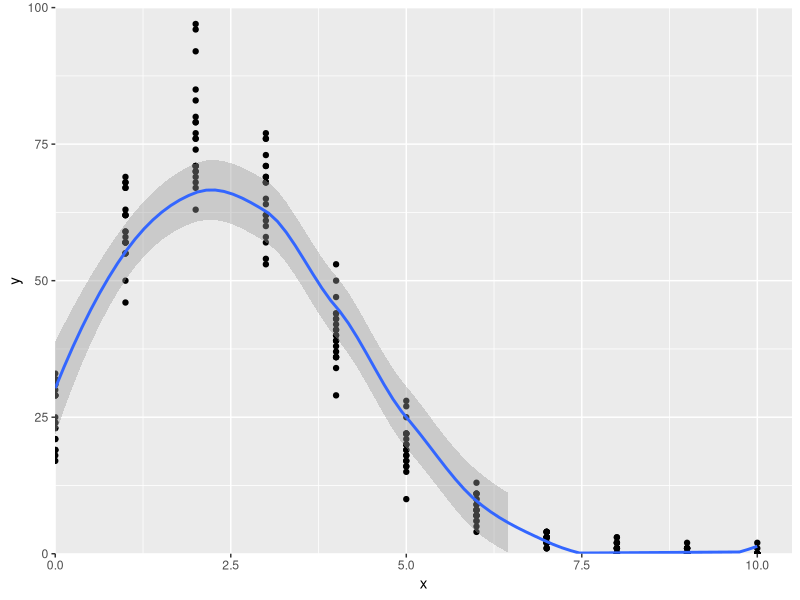

Here is the R script that generated this plot:
library(ggplot2)

gen_pois <- function(){
  pois <- rpois(300,2.5)

  table(factor(pois,levels=0:11))
}

total_pois <- function(freq){
  total <- 0

  rep <- 0
  for(j in freq){
    total <- total + (j * rep)
    rep <- rep + 1
  }

  total
}

total_pois_4 <- function(freq){
  total_a4 <- 0
  rep <- 0
  for(k in freq){
    total_a4 <- total_a4 + (k * rep)
    if(rep < 4){
      rep <- rep + 1
    }
  }

  total_a4
}

e <- as.numeric(gen_pois())
total <- total_pois(e)
total_0 <- e[1]
total_4 <- sum(e[5:11])
total_a4 <- total_pois_4(e)

d <- data.frame(
  x = 0:11,
  y = e
)

p <- ggplot(d,aes(x,y)) +
  geom_point() +
  expand_limits(x=0,y=0) +
  scale_x_continuous(expand=c(0,0),limits=c(0,10.5)) +
  scale_y_continuous(expand=c(0,0),limits=c(0,100))

for(i in 1:20){ # repeats x times and draws to plot
  e <- as.numeric(gen_pois())

  d2 <- data.frame(
    x = 0:11,
    y = e
  )

  total_a4 <- (total_a4 + total_pois_4(e)) / 2
  total_4 <- c(total_4, sum(e[5:11]))
  total_0 <- c(total_0, e[1])
  total <- (total + total_pois(e)) / 2
  d <- (d + d2) / 2
  p <- p + geom_point(data=d2)
}

p <- p + geom_smooth(data=d,method='loess')
#p <- p + geom_histogram(data=d,stat='identity',alpha=0.15) # unhash this line to draw a histogram

total <- format(total,digits=4,nsmall=1)
total_a4 <- format(total_a4,digits=4,nsmall=1)

# summarise
print('+-----------------------------------------------------------------------------+')
print('|                                   SUMMARY                                   |')
print('|-----------------------------------------------------------------------------|')
print(paste('|The predicted total of families that get no colds is',median(total_0),'±',format((quantile(total_0)[4]-quantile(total_0)[2])/2,nsmall=1),'               |'))
print(paste('|The predicted total of families that get more than 4 colds is',median(total_4),'±',format((quantile(total_4)[4]-quantile(total_4)[2])/2,nsmall=1),'      |'))
print('|-----------------------------------------------------------------------------|')
print(paste('|The predicted total number of colds is',total,'                                |'))
print(paste('|The predicted total of colds, treating above 4 as 4, is',total_a4,'               |'))
print('+-----------------------------------------------------------------------------+')

pdf(file='plot.pdf') # draw to plot
print(p)
dev.off()
